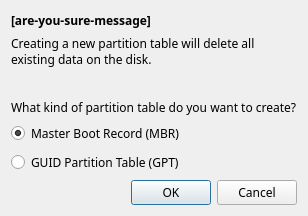
<?xml version="1.0" encoding="UTF-8"?>
<ui version="4.0">
 <author>
SPDX-FileCopyrightText: 2014 Aurélien Gâteau &lt;agateau@kde.org&gt;
SPDX-License-Identifier: GPL-3.0-or-later
 </author>
 <class>CreatePartitionTableDialog</class>
 <widget class="QDialog" name="CreatePartitionTableDialog">
  <property name="geometry">
   <rect>
    <x>0</x>
    <y>0</y>
    <width>304</width>
    <height>216</height>
   </rect>
  </property>
  <property name="sizePolicy">
   <sizepolicy hsizetype="Minimum" vsizetype="Minimum">
    <horstretch>0</horstretch>
    <verstretch>0</verstretch>
   </sizepolicy>
  </property>
  <property name="windowTitle">
   <string>Create Partition Table</string>
  </property>
  <layout class="QVBoxLayout" name="verticalLayout">
   <item>
    <widget class="QLabel" name="areYouSureLabel">
     <property name="font">
      <font>
       <family>Fantasque Sans Mono</family>
       <weight>75</weight>
       <bold>true</bold>
      </font>
     </property>
     <property name="text">
      <string notr="true">[are-you-sure-message]</string>
     </property>
    </widget>
   </item>
   <item>
    <widget class="QLabel" name="label">
     <property name="font">
      <font>
       <family>Fantasque Sans Mono</family>
      </font>
     </property>
     <property name="text">
      <string>Creating a new partition table will delete all existing data on the disk.</string>
     </property>
     <property name="wordWrap">
      <bool>true</bool>
     </property>
    </widget>
   </item>
   <item>
    <spacer name="verticalSpacer">
     <property name="orientation">
      <enum>Qt::Vertical</enum>
     </property>
     <property name="sizeType">
      <enum>QSizePolicy::Fixed</enum>
     </property>
     <property name="sizeHint" stdset="0">
      <size>
       <width>20</width>
       <height>24</height>
      </size>
     </property>
    </spacer>
   </item>
   <item>
    <widget class="QLabel" name="label_2">
     <property name="font">
      <font>
       <family>Fantasque Sans Mono</family>
      </font>
     </property>
     <property name="text">
      <string>What kind of partition table do you want to create?</string>
     </property>
    </widget>
   </item>
   <item>
    <widget class="QRadioButton" name="mbrRadioButton">
     <property name="font">
      <font>
       <family>Fantasque Sans Mono</family>
      </font>
     </property>
     <property name="text">
      <string>Master Boot Record (MBR)</string>
     </property>
     <property name="checked">
      <bool>true</bool>
     </property>
    </widget>
   </item>
   <item>
    <widget class="QRadioButton" name="gptRadioButton">
     <property name="font">
      <font>
       <family>Fantasque Sans Mono</family>
      </font>
     </property>
     <property name="text">
      <string>GUID Partition Table (GPT)</string>
     </property>
    </widget>
   </item>
   <item>
    <widget class="QDialogButtonBox" name="buttonBox">
     <property name="font">
      <font>
       <family>Fantasque Sans Mono</family>
      </font>
     </property>
     <property name="orientation">
      <enum>Qt::Horizontal</enum>
     </property>
     <property name="standardButtons">
      <set>QDialogButtonBox::Cancel|QDialogButtonBox::Ok</set>
     </property>
    </widget>
   </item>
  </layout>
 </widget>
 <tabstops>
  <tabstop>mbrRadioButton</tabstop>
  <tabstop>gptRadioButton</tabstop>
  <tabstop>buttonBox</tabstop>
 </tabstops>
 <resources/>
 <connections>
  <connection>
   <sender>buttonBox</sender>
   <signal>accepted()</signal>
   <receiver>CreatePartitionTableDialog</receiver>
   <slot>accept()</slot>
   <hints>
    <hint type="sourcelabel">
     <x>222</x>
     <y>141</y>
    </hint>
    <hint type="destinationlabel">
     <x>157</x>
     <y>155</y>
    </hint>
   </hints>
  </connection>
  <connection>
   <sender>buttonBox</sender>
   <signal>rejected()</signal>
   <receiver>CreatePartitionTableDialog</receiver>
   <slot>reject()</slot>
   <hints>
    <hint type="sourcelabel">
     <x>290</x>
     <y>147</y>
    </hint>
    <hint type="destinationlabel">
     <x>286</x>
     <y>155</y>
    </hint>
   </hints>
  </connection>
 </connections>
</ui>
